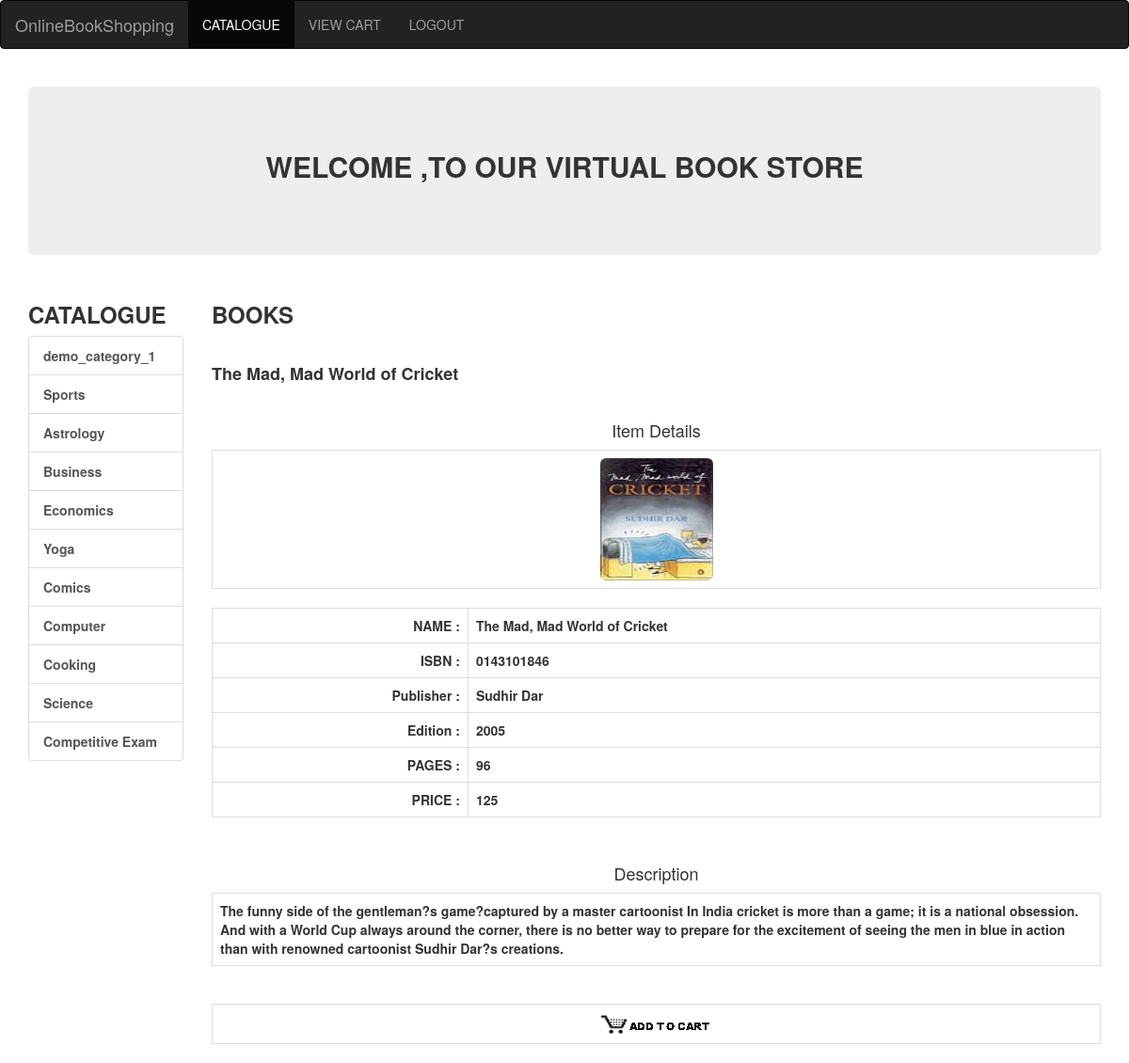
The app's page /detail.php?id=29&cat=Sports with its own data.
### tables this page shows
CREATE TABLE `category` (
  `cat_id` int(4) NOT NULL,
  `cat_nm` varchar(30) NOT NULL
);

CREATE TABLE `book` (
  `b_id` int(4) NOT NULL,
  `b_nm` varchar(60) NOT NULL,
  `b_subcat` varchar(25) NOT NULL,
  `b_desc` longtext NOT NULL,
  `b_publisher` varchar(40) NOT NULL,
  `b_edition` varchar(20) NOT NULL,
  `b_isbn` varchar(10) NOT NULL,
  `b_page` int(5) NOT NULL,
  `b_price` int(5) NOT NULL,
  `b_img` longtext NOT NULL
);

### detail.php (the view, shortened to what this page needs)
<?php session_start();
	require('includes/config.php');
	$id=$_GET['id'];
	$q2="select * from book where b_id=$id";
	$res2=mysqli_query($conn,$q2) or die("Can't Execute Query..");
	$row2=mysqli_fetch_assoc($res2);
?>
<!DOCTYPE html>
<html lang="en">
  <head>
    <link href="css/bootstrap.min.css" rel="stylesheet">
  </head>
  <body>
	<div class="navbar navbar-inverse">
		<div class="Container">
			<div class="navbar-header">
				<a href="#" class="navbar-brand">OnlineBookShopping</a>
			</div>
			<div class="collapse navbar-collapse">
				<ul class="nav navbar-nav">
					<li class="active"><a href="home_of_user.php">CATALOGUE</a></li>
					<li><a href="viewcart.php">VIEW CART</a></li>
					<li><a href="logout.php">LOGOUT</a></li>
				</ul>
			</div>
		</div>
	</div>
	<div class="container">
	  <div class="jumbotron">
		<?php
			echo "<h2><center><b>WELCOME ".$user.",TO OUR VIRTUAL BOOK STORE</b></center></h2>";
		?>
	  </div>
	</div>
	<div class="container">
		<div class="row">
			<div class="col-md-2">
				<h3><b>CATALOGUE<b></h3>
				<ul class="list-group">
					<?php
						$query="select * from category ";
						$res=mysqli_query($conn,$query);
						while($row=mysqli_fetch_assoc($res))
							{
								echo '<a href="subcat.php?cat='.$row['cat_id'].'&catnm='.$row['cat_nm'].'"'.' class="list-group-item">'.$row['cat_nm'].'</a>';
							}
					?>
				</ul>
			</div>
			<div class="col-md-10">
				<h3><b>BOOKS<b></h3><br>
				<?php echo "<h4><b>".$row2['b_nm']."</b></h4>";?><br>
				<h4><center>Item Details</center></h4>
				<?php
					echo '<table class="table table-bordered"><tr>
						<td valign="top" width="20%" align="center">
							<img src="'.$row2['b_img'].'" width="120" height="130" class="img-rounded">
						</td>
						</tr></table>
						<table class="table table-bordered">
						<tr>
							<td align="right">NAME : </td>
							<td align="left">'.$row2['b_nm'].'</td>
						</tr>
						<tr>
							<td align="right">ISBN : </td>
							<td align="left">'.$row2['b_isbn'].'</td>
						</tr>
						<tr>
							<td align="right">Publisher : </td>
							<td align="left">'.$row2['b_publisher'].'</td>
						</tr>
						<tr>
							<td align="right"> Edition : </td>
							<td align="left">'.$row2['b_edition'].'</td>
						</tr>
						<tr>
							<td align="right">PAGES : </td>
							<td align="left">'.$row2['b_page'].'</td>
						</tr>
						<tr>
							<td align="right"> PRICE : </td>
							<td align="left">'.$row2['b_price'].'</td>
						</tr>
						</table>';
				?>
				<br>
				<h4><center>Description</center></h4>
				<table class="table table-bordered"><tr>
				<td>
					<?php
					echo $row2['b_desc'];
					?>
				</td>
				</tr></table>
				<br>
				<table class="table table-bordered"><tr>
				<td align="center"><?php
				echo '<a href="process_cart.php?nm='.$row2['b_nm'].'&cat='.$_GET['cat'].'&rate='.$row2['b_price'].'"><img src="images/addcart.jpg"></a>';
				?>
				</td>
				</tr></table>
			</div>
		</div>
	</div>
  </body>
<html>

### records on screen
category: cat_nm "demo_category_1"
category: cat_nm "Sports"
category: cat_nm "Astrology"
category: cat_nm "Business"
category: cat_nm "Economics"
category: cat_nm "Yoga"
category: cat_nm "Comics"
category: cat_nm "Computer"
category: cat_nm "Cooking"
category: cat_nm "Science"
category: cat_nm "Competitive Exam"
book: b_nm "The Mad, Mad World of Cricket", b_img (picture), b_isbn "0143101846", b_publisher "Sudhir Dar", b_edition "2005", b_page "96", b_price "125", b_desc "The funny side of the gentleman?s game?captured by a master cartoonist In India cricket is more than a game; it is a national obsession. And with a World Cup always around the corner, there is no better way to prepare for the excitement of seeing the men in blue in action than with renowned cartoonist Sudhir Dar?s creations."
